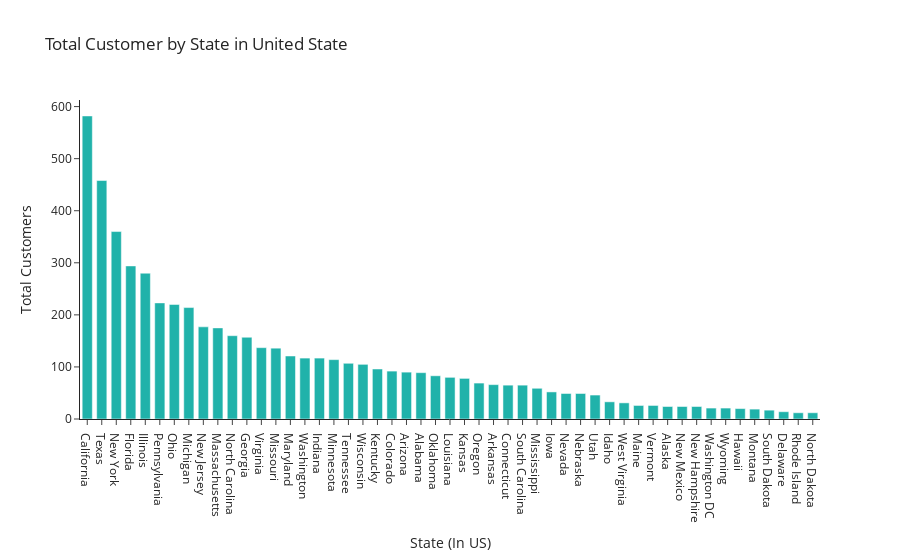

Write notebook code for a chart like this one.
### Code cell
fig = go.Figure(go.Bar(
            x=customers_state_US['Customer_State'],
            y=customers_state_US['CustomerKey'],
            orientation='v',
            marker_color='lightseagreen'))

fig.update_layout(title="Total Customer by State in United State",
                  xaxis=dict(title='State (In US)'),
                  yaxis=dict(title='Total Customers', side='left'),
                  bargap=0.3,
                  template='simple_white')

fig.show()

### Figure 1 — Plotly figure (JSON) as saved in the notebook; plotly's stock layout.template omitted (floating-point values rounded to 4 significant figures)
{"data": [{"marker": {"color": "lightseagreen"}, "orientation": "v", "type": "bar", "x": ["California", "Texas", "New York", "Florida", "Illinois", "Pennsylvania", "Ohio", "Michigan", "New Jersey", "Massachusetts", "North Carolina", "Georgia", "Virginia", "Missouri", "Maryland", "Washington", "Indiana", "Minnesota", "Tennessee", "Wisconsin", "Kentucky", "Colorado", "Arizona", "Alabama", "Oklahoma", "Louisiana", "Kansas", "Oregon", "Arkansas", "Connecticut", "South Carolina", "Mississippi", "Iowa", "Nevada", "Nebraska", "Utah", "Idaho", "West Virginia", "Maine", "Vermont", "Alaska", "New Mexico", "New Hampshire", "Washington DC", "Wyoming", "Hawaii", "Montana", "South Dakota", "Delaware", "Rhode Island", "North Dakota"], "y": [582, 458, 360, 294, 280, 223, 220, 214, 177, 175, 160, 157, 137, 136, 121, 117, 117, 114, 107, 105, 96, 92, 90, 89, 83, 80, 78, 69, 66, 65, 65, 59, 52, 49, 49, 46, 33, 31, 26, 26, 24, 24, 24, 21, 21, 20, 19, 17, 14, 12, 12]}], "layout": {"bargap": 0.3, "title": {"text": "Total Customer by State in United State"}, "xaxis": {"title": {"text": "State (In US)"}}, "yaxis": {"side": "left", "title": {"text": "Total Customers"}}}}
